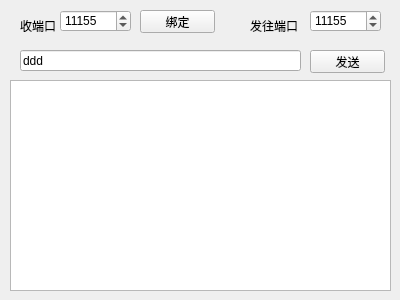
<?xml version="1.0" encoding="UTF-8"?>
<ui version="4.0">
 <class>Widget</class>
 <widget class="QWidget" name="Widget">
  <property name="geometry">
   <rect>
    <x>0</x>
    <y>0</y>
    <width>400</width>
    <height>300</height>
   </rect>
  </property>
  <property name="windowTitle">
   <string>Widget</string>
  </property>
  <widget class="QPlainTextEdit" name="plainTextEdit">
   <property name="geometry">
    <rect>
     <x>10</x>
     <y>80</y>
     <width>381</width>
     <height>211</height>
    </rect>
   </property>
  </widget>
  <widget class="QLineEdit" name="lineEdit">
   <property name="geometry">
    <rect>
     <x>20</x>
     <y>50</y>
     <width>281</width>
     <height>21</height>
    </rect>
   </property>
   <property name="text">
    <string>ddd</string>
   </property>
  </widget>
  <widget class="QPushButton" name="pushButton">
   <property name="geometry">
    <rect>
     <x>310</x>
     <y>50</y>
     <width>75</width>
     <height>23</height>
    </rect>
   </property>
   <property name="text">
    <string>发送</string>
   </property>
  </widget>
  <widget class="QSpinBox" name="spinBox">
   <property name="geometry">
    <rect>
     <x>60</x>
     <y>10</y>
     <width>71</width>
     <height>22</height>
    </rect>
   </property>
   <property name="minimum">
    <number>1025</number>
   </property>
   <property name="maximum">
    <number>65535</number>
   </property>
   <property name="value">
    <number>11155</number>
   </property>
  </widget>
  <widget class="QLabel" name="label">
   <property name="geometry">
    <rect>
     <x>20</x>
     <y>20</y>
     <width>54</width>
     <height>12</height>
    </rect>
   </property>
   <property name="text">
    <string>收端口</string>
   </property>
  </widget>
  <widget class="QPushButton" name="pushButton_2">
   <property name="geometry">
    <rect>
     <x>140</x>
     <y>10</y>
     <width>75</width>
     <height>23</height>
    </rect>
   </property>
   <property name="text">
    <string>绑定</string>
   </property>
  </widget>
  <widget class="QSpinBox" name="spinBox_2">
   <property name="geometry">
    <rect>
     <x>310</x>
     <y>10</y>
     <width>71</width>
     <height>22</height>
    </rect>
   </property>
   <property name="minimum">
    <number>1025</number>
   </property>
   <property name="maximum">
    <number>65535</number>
   </property>
   <property name="value">
    <number>11155</number>
   </property>
  </widget>
  <widget class="QLabel" name="label_2">
   <property name="geometry">
    <rect>
     <x>250</x>
     <y>20</y>
     <width>54</width>
     <height>12</height>
    </rect>
   </property>
   <property name="text">
    <string>发往端口</string>
   </property>
  </widget>
 </widget>
 <layoutdefault spacing="6" margin="11"/>
 <resources/>
 <connections/>
</ui>
